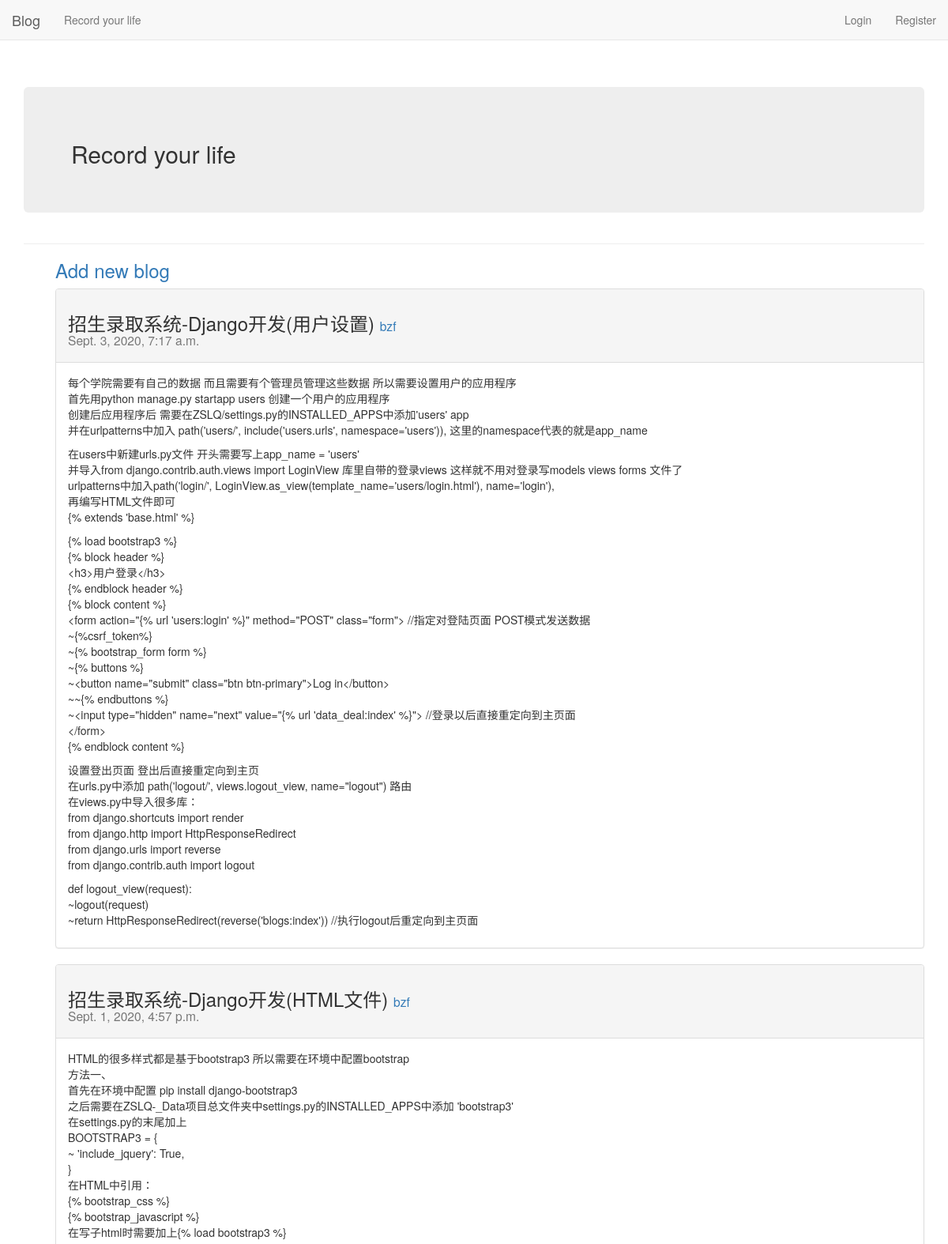
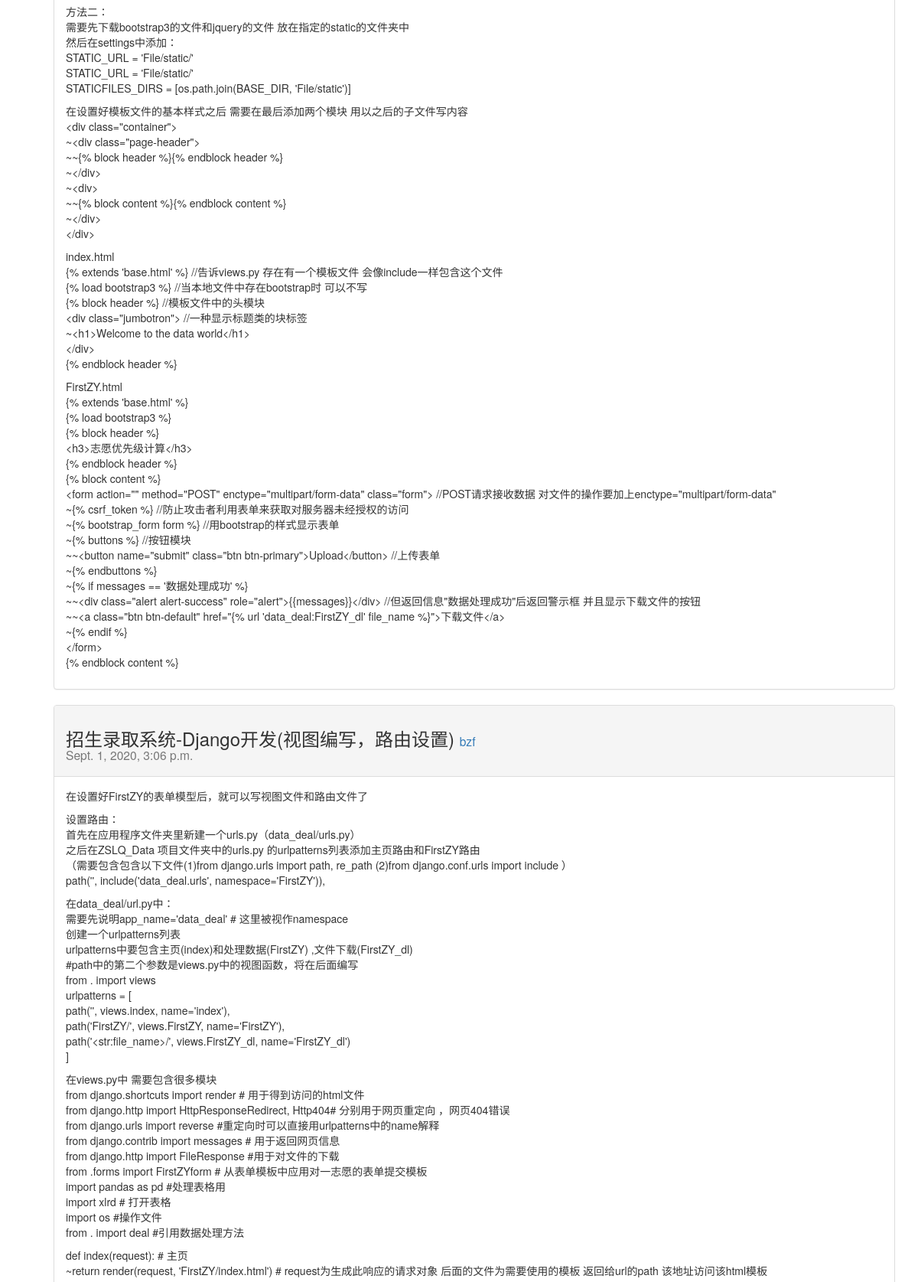
The page / (upper part) on the database its author committed (2 pictures, top to bottom).
### blogs/models.py (models this page shows, shortened)
class BlogPost(models.Model):
    title = models.CharField(max_length=50)
    text = models.TextField()
    date_added = models.DateTimeField(auto_now_add=True)
    owner = models.ForeignKey(User, on_delete=models.CASCADE)

### blogs/views.py (the view)
# urls.py: path('', views.index, name='index'),
def index(request):
    Blogs = BlogPost.objects.order_by('-date_added')
    context = {'Blogs': Blogs}
    return render(request, 'blogs/index.html', context)

### blogs/templates/blogs/index.html
{% extends 'blogs/base.html' %}
{% block header %}
<div class="jumbotron">
    <h2>Record your life</h2>
</div>
{% endblock header %}
{% block content %}
<ul>
    <h3>
        <a href="{% url 'blogs:new_blog' %}">Add new blog</a>
    </h3>
</ul>
<ul>
    {% for blog in Blogs %}
    <div class="panel panel-default">
        <div class="panel-heading">
            <h3>
                {{ blog.title }}
                <small>
                    <a href="{% url 'blogs:userpage' blog.owner_id blog.owner %}">{{ blog.owner }}</a>
                    <p>{{ blog.date_added}}</p>
                </small>
            </h3>
        </div>
        <div class="panel-body">
            {{ blog.text|linebreaks }}
        </div>
    </div>
    {% empty %}
    There is no blog
    {% endfor %}
</ul>
{% endblock content %}

### blogs/templates/blogs/base.html (shortened to what this page needs)
<!DOCTYPE html>
<html lang="en">
    <head>
        <link rel="stylesheet" href="/static/bootstrap/css/bootstrap.min.css">
    </head>
    <body>
        <div class="navbar navbar-default navbar-fixed-top">
            <div class="container-fluid">
                <div class="navbar-haeder">
                    <a href="{% url 'blogs:index' %}" class="navbar-brand">
                        Blog
                    </a>
                </div>
                <div id="navbar" class="collapse navbar-collapse">
                    <ul class="nav navbar-nav">
                        {% if user.is_authenticated %}
                        <li><a>Hallo,{{ user.username }}.</a></li>
                        {% else %}
                        <li><a>Record your life</a></li>
                        {% endif %}
                    </ul>
                    <ul class="nav navbar-nav navbar-right">
                        {% if user.is_authenticated %}
                        <li><a href="{% url 'blogs:personal' user.id %}">Your blogs</a></li>
                        <li><a href="{% url 'users:logout' %}">Logout</a></li>
                        {% else %}
                        <li><a href="{% url 'users:login' %}">Login</a></li>
                        <li><a href="{% url 'users:register' %}">Register</a></li>
                        {% endif %}
                    </ul>
                </div>
            </div>
        </div>
        <div class="container">
            <div class="page-header">
                {% block header %}{% endblock header %}
            </div>
            <div>
                {% block content %}{% endblock content %}
            </div>
        </div>
    </body>
</html>

### blogs/templates/blogs/base.html (style rules this page uses)
body { padding-top: 70px; }

### rows shown on the page
BlogPost: title "招生录取系统-Django开发(用户设置)", owner "bzf", date_added "Sept. 3, 2020, 7:17 a.m.", text "每个学院需要有自己的数据 而且需要有个管理员管理这些数据 所以需要设置用户的应用程序 首先用python manage.py startapp users 创建一个用户的应用程序 创建后应用程序后 需要在ZSLQ/settings.py的INSTALLED_APPS中添加'users' app 并在urlpatterns中加入 path('users/', include('users.urls', namespace='users')), 这里的namespace代表的就是app_name 在users中新建urls.py文件 开头需要写上app_name = 'users' 并导入from django.contrib.auth.views import LoginView 库里自带的登录views 这样就不用对登录写models views forms 文件了 urlpatterns中加入path('login/', LoginView.as_view(template_name='users/login.html'), name='login'), 再编写HTML文件即可 {% extends 'base.html' %} {% load bootstrap3 %} {% block header %} <h3>用户登录</h3> {% endblock header %} {% block content %} <form action=\"{% url 'users:login' %}\" method=\"POST\" class=\"form\"> //指定对登陆页面…"
BlogPost: title "招生录取系统-Django开发(HTML文件)", owner "bzf", date_added "Sept. 1, 2020, 4:57 p.m.", text "HTML的很多样式都是基于bootstrap3 所以需要在环境中配置bootstrap 方法一、 首先在环境中配置 pip install django-bootstrap3 之后需要在ZSLQ-_Data项目总文件夹中settings.py的INSTALLED_APPS中添加 'bootstrap3' 在settings.py的末尾加上 BOOTSTRAP3 = { ~ 'include_jquery': True, } 在HTML中引用： {% bootstrap_css %} {% bootstrap_javascript %} 在写子html时需要加上{% load bootstrap3 %} 方法二： 需要先下载bootstrap3的文件和jquery的文件 放在指定的static的文件夹中 然后在settings中添加： STATIC_URL = 'File/static/' STATIC_URL = 'File/static/' STATICFILES_DIRS = [os.path.join(BASE_DIR, 'File/static')] 在设置好模板文件的基本样式之后 需要在最后添加两个模块 用以之后的子文件写内容 <div class=\"container\"> ~<div class=\"page-header\"> ~~{% block header %}{% endblock header %} ~</div> ~<div> ~~{% block content %}{% endblock content %} ~</div> </div>…"
BlogPost: title "招生录取系统-Django开发(视图编写，路由设置)", owner "bzf", date_added "Sept. 1, 2020, 3:06 p.m.", text "在设置好FirstZY的表单模型后，就可以写视图文件和路由文件了 设置路由： 首先在应用程序文件夹里新建一个urls.py（data_deal/urls.py） 之后在ZSLQ_Data 项目文件夹中的urls.py 的urlpatterns列表添加主页路由和FirstZY路由 （需要包含包含以下文件(1)from django.urls import path, re_path (2)from django.conf.urls import include ） path('', include('data_deal.urls', namespace='FirstZY')), 在data_deal/url.py中： 需要先说明app_name='data_deal' # 这里被视作namespace 创建一个urlpatterns列表 urlpatterns中要包含主页(index)和处理数据(FirstZY) ,文件下载(FirstZY_dl) #path中的第二个参数是views.py中的视图函数，将在后面编写 from . import views urlpatterns = [ path('', views.index, name='index'), path('FirstZY/', views.FirstZY, name='FirstZY'), path('<str:file_name>/', views.FirstZY_dl, name='FirstZY_dl') ] 在views.py中 需要包含很多模块 from django.shortcuts import…"
